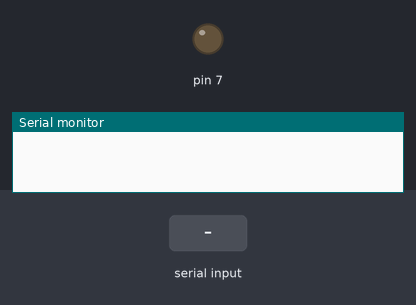
This sketch was run on a simulated Arduino Uno, built with avr-gcc and run on an emulated ATmega328P. On the bench: output pins drawn as LEDs (lit = HIGH), the last lines printed to the serial monitor. The test bench sets the inputs (shaded band).

Above: at 1.2 s.
1.3 s: "1" received over Serial
At 2.5 s:
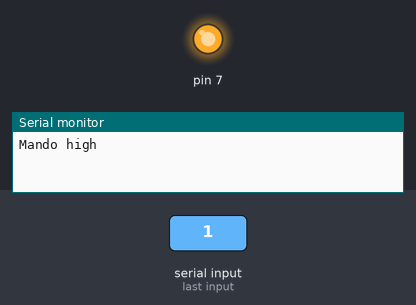
2.8 s: "0" received over Serial
At 3.8 s:
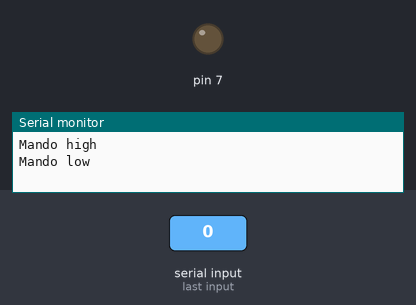
Timing chart, 0 to 5.8 s (numbered marks = the images above; inputs shaded):
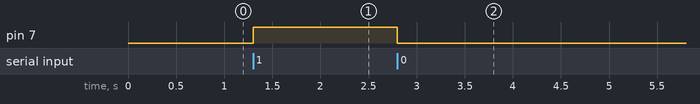

Measured:
- after the input at 1.3 s, pin 7: LOW → HIGH at once
- after the input at 2.8 s, pin 7: HIGH → LOW at once

The sketch:

capacitor.ino
```cpp
void setup() {
  Serial.begin(9600);
  pinMode(7, OUTPUT);
  pinMode(8, INPUT);
}

void loop() {
  if (Serial.available()){
    int valor = Serial.read();
    if (valor == 48){
      Serial.println("Mando low");
      digitalWrite(7, LOW);
    }
     if (valor == 49){
      Serial.println("Mando high");
      digitalWrite(7, HIGH);
    }
    if (valor == 50){
      if (digitalRead(8)) Serial.println("8 en HIGH");
      else Serial.println("8 en LOW");
      }
    }
  }
```
